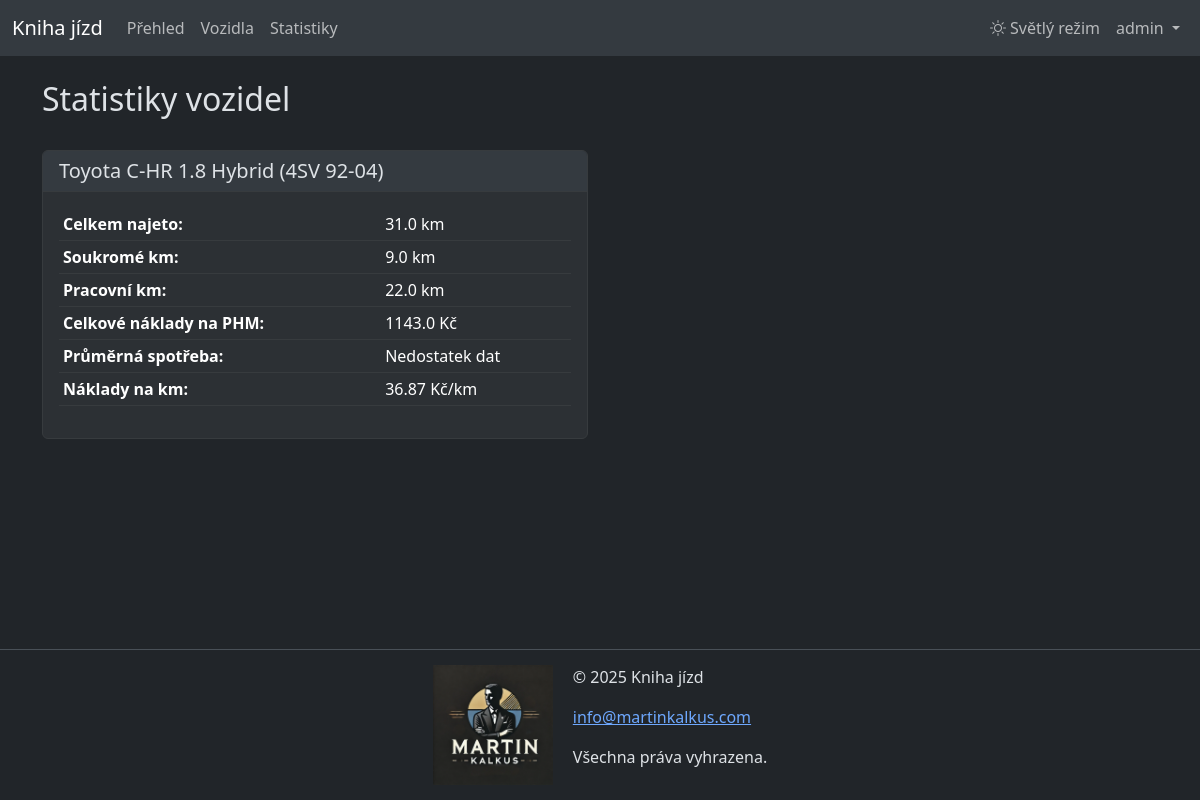
Before: /statistiky (signed in) with the older database file.
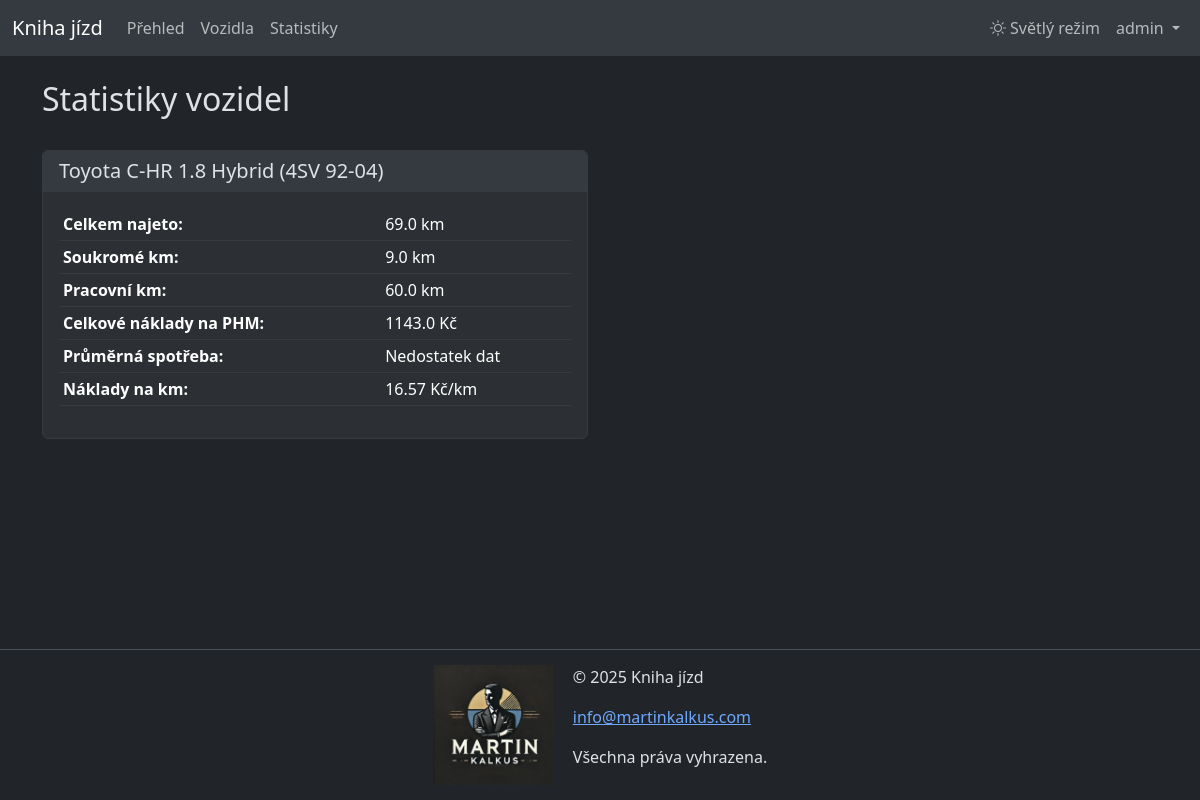
After: the same page with the newer database file.
### models.py (models this page shows, shortened)
class User(UserMixin, db.Model):
    __tablename__ = 'users'
    id = db.Column(Integer, primary_key=True)
    username = db.Column(String(80), unique=True, nullable=False)
    prijmeni = db.Column(String(80), nullable=False)  # Nové pole pro příjmení
    email = db.Column(String(120), unique=True, nullable=False)
    password_hash = db.Column(String(128))
    max_vozidel = db.Column(Integer, default=1)  # Maximální počet vozidel
    created_at = db.Column(DateTime, default=datetime.utcnow)
    platnost_do = db.Column(DateTime, nullable=False)  # Nové pole pro platnost účtu
    is_admin = db.Column(Boolean, default=False)
    dark_mode = db.Column(Boolean, default=True)  # Preference dark mode

class Vozidlo(db.Model):
    __tablename__ = 'vozidla'
    id = db.Column(Integer, primary_key=True)
    nazev = db.Column(String(100), nullable=False)
    spz = db.Column(String(20), nullable=False, unique=True)
    aktivni = db.Column(Boolean, default=True)
    vytvoreno = db.Column(DateTime, default=datetime.utcnow)
    poznamka = db.Column(Text)
    pocatecni_stav_km = db.Column(Integer, nullable=False)  # Počáteční stav tachometru
    aktualni_stav_km = db.Column(Integer, nullable=False)   # Aktuální stav tachometru
    user_id = db.Column(Integer, db.ForeignKey('users.id'), nullable=False)
    user = db.relationship('User', backref=db.backref('vozidla', lazy=True))

### app.py (the view, shortened to what this page needs)
@app.route('/statistiky')
@login_required
def statistiky():
    vozidla = Vozidlo.query.filter_by(user_id=current_user.id).all()
    statistiky_vozidel = []
    for vozidlo in vozidla:
        celkem_km_soukroma = db.session.query(db.func.sum(Jizda.pocet_km)).filter_by(vozidlo_id=vozidlo.id, typ_jizdy='soukromá').scalar() or 0
        celkem_km_pracovni = db.session.query(db.func.sum(Jizda.pocet_km)).filter_by(vozidlo_id=vozidlo.id, typ_jizdy='pracovní').scalar() or 0
        celkem_phm = db.session.query(db.func.sum(Tankovani.celkova_cena)).filter_by(vozidlo_id=vozidlo.id).scalar() or 0
        posledni_tankovani = Tankovani.query.filter_by(vozidlo_id=vozidlo.id).order_by(Tankovani.datum.desc()).limit(2).all()
        prumerna_spotreba = None
        statistiky_vozidel.append({
            'vozidlo': vozidlo.nazev,
            'spz': vozidlo.spz,
            'celkem_km_soukroma': round(celkem_km_soukroma, 1),
            'celkem_km_pracovni': round(celkem_km_pracovni, 1),
            'celkem_phm': round(celkem_phm, 2),
            'prumerna_spotreba': prumerna_spotreba,
            'naklady_na_km': round(celkem_phm / (celkem_km_soukroma + celkem_km_pracovni), 2) if (celkem_km_soukroma + celkem_km_pracovni) > 0 else 0
        })
    return render_template('statistiky.html', statistiky=statistiky_vozidel)

### app.py (called while the page is built)
@app.before_request
def before_request():
    if 'dark_mode' not in session:
        session['dark_mode'] = True

@login_manager.user_loader
def load_user(user_id):
    return User.query.get(int(user_id))

@app.context_processor
def utility_processor():
    return {'now': datetime.now()}

### templates/statistiky.html
{% extends "base.html" %}
{% block content %}
<div class="row mb-4">
    <div class="col">
        <h2>Statistiky vozidel</h2>
    </div>
</div>
<div class="row">
    {% for stat in statistiky %}
    <div class="col-md-6 mb-4">
        <div class="card">
            <div class="card-header">
                <h5 class="card-title mb-0">{{ stat.vozidlo }} ({{ stat.spz }})</h5>
            </div>
            <div class="card-body">
                <table class="table table-sm">
                    <tbody>
                        <tr>
                            <th>Celkem najeto:</th>
                            <td>{{ stat.celkem_km_soukroma + stat.celkem_km_pracovni }} km</td>
                        </tr>
                        <tr>
                            <th>Soukromé km:</th>
                            <td>{{ stat.celkem_km_soukroma }} km</td>
                        </tr>
                        <tr>
                            <th>Pracovní km:</th>
                            <td>{{ stat.celkem_km_pracovni }} km</td>
                        </tr>
                        <tr>
                            <th>Celkové náklady na PHM:</th>
                            <td>{{ stat.celkem_phm }} Kč</td>
                        </tr>
                        <tr>
                            <th>Průměrná spotřeba:</th>
                            <td>
                                {% if stat.prumerna_spotreba %}
                                    {{ stat.prumerna_spotreba }} l/100km
                                {% else %}
                                    Nedostatek dat
                                {% endif %}
                            </td>
                        </tr>
                        <tr>
                            <th>Náklady na km:</th>
                            <td>{{ stat.naklady_na_km }} Kč/km</td>
                        </tr>
                    </tbody>
                </table>
            </div>
        </div>
    </div>
    {% endfor %}
</div>
{% endblock %}

### templates/base.html (shortened to what this page needs)
<!DOCTYPE html>
<html lang="cs" data-bs-theme="{{ 'dark' if current_user.is_authenticated and current_user.dark_mode else 'dark' }}">
<head>
    <link href="https://cdn.jsdelivr.net/npm/bootstrap@5.3.2/dist/css/bootstrap.min.css" rel="stylesheet">
    <link href="{{ url_for('static', filename='css/dark-mode.css') }}" rel="stylesheet">
</head>
<body>
    <nav class="navbar navbar-expand-lg bg-body-tertiary">
        <div class="container-fluid">
            <a class="navbar-brand" href="{{ url_for('index') }}">Kniha jízd</a>
            <div class="collapse navbar-collapse" id="navbarNav">
                <ul class="navbar-nav me-auto">
                    {% if current_user.is_authenticated %}
                    <li class="nav-item">
                        <a class="nav-link" href="{{ url_for('index') }}">Přehled</a>
                    </li>
                    <li class="nav-item">
                        <a class="nav-link" href="{{ url_for('vozidla') }}">Vozidla</a>
                    </li>
                    <li class="nav-item">
                        <a class="nav-link" href="{{ url_for('statistiky') }}">Statistiky</a>
                    </li>
                    {% endif %}
                </ul>
                <ul class="navbar-nav">
                    <li class="nav-item">
                        <button class="btn nav-link" id="toggleTheme">
                            <i class="bi" id="themeIcon"></i>
                            <span id="themeText">{{ 'Světlý režim' if current_user.is_authenticated and current_user.dark_mode else 'Tmavý režim' }}</span>
                        </button>
                    </li>
                    {% if current_user.is_authenticated %}
                    <li class="nav-item dropdown">
                        <a class="nav-link dropdown-toggle" href="#" id="userDropdown" role="button" data-bs-toggle="dropdown" aria-expanded="false">
                            {{ current_user.username }}
                        </a>
                    </li>
                    {% endif %}
                </ul>
            </div>
        </div>
    </nav>
    <div class="container mt-4">
        {% block content %}{% endblock %}
    </div>
    <footer class="footer">
        <div class="container">
            <img src="{{ url_for('static', filename='img/MK_logo.png') }}" alt="MK Logo" class="footer-logo">
            <div class="footer-text">
                <p>&copy; 2025 Kniha jízd</p>
                <p><a href="mailto:info@martinkalkus.com">info@martinkalkus.com</a></p>
                <p>Všechna práva vyhrazena.</p>
            </div>
        </div>
    </footer>
    <link rel="stylesheet" href="https://cdn.jsdelivr.net/npm/bootstrap-icons@1.11.3/font/bootstrap-icons.min.css">
</body>
</html>

### static/css/dark-mode.css (style rules this page uses)
[data-bs-theme="dark"] { --bs-body-color: #dee2e6; --bs-body-bg: #212529; --bs-primary: #0d6efd; --bs-secondary: #6c757d; --bs-success: #198754; --bs-info: #0dcaf0; --bs-warning: #ffc107; --bs-danger: #dc3545; --bs-light: #f8f9fa; --bs-dark: #212529; }
[data-bs-theme="dark"] .navbar { background-color: #343a40 !important; }
[data-bs-theme="dark"] .card { background-color: #2c3034; border-color: #373b3e; }
[data-bs-theme="dark"] .card-header { background-color: #343a40; border-bottom-color: #373b3e; }
[data-bs-theme="dark"] .table { --bs-table-bg: #2c3034; --bs-table-striped-bg: #343a40; --bs-table-striped-color: #dee2e6; --bs-table-active-bg: #373b3e; --bs-table-active-color: #dee2e6; --bs-table-hover-bg: #323539; --bs-table-hover-color: #dee2e6; border-color: #373b3e; }

### templates/base.html (style rules this page uses)
.footer { position: fixed; bottom: 0; width: 100%; background-color: var(--bs-body-bg); padding: 15px 0; text-align: center; border-top: 1px solid var(--bs-border-color); }
.footer .container { display: flex; align-items: center; justify-content: center; gap: 20px; }
.footer-logo { width: auto; height: 120px; }
.footer-text { text-align: left; }
body { margin-bottom: 120px; }

Changed rows visible on the page:
changed Vozidlo "Toyota C-HR 1.8 Hybrid": celkem_km_soukroma "31.0" → "69.0"; celkem_km_pracovni "22.0" → "60.0"; naklady_na_km "36.87" → "16.57"
